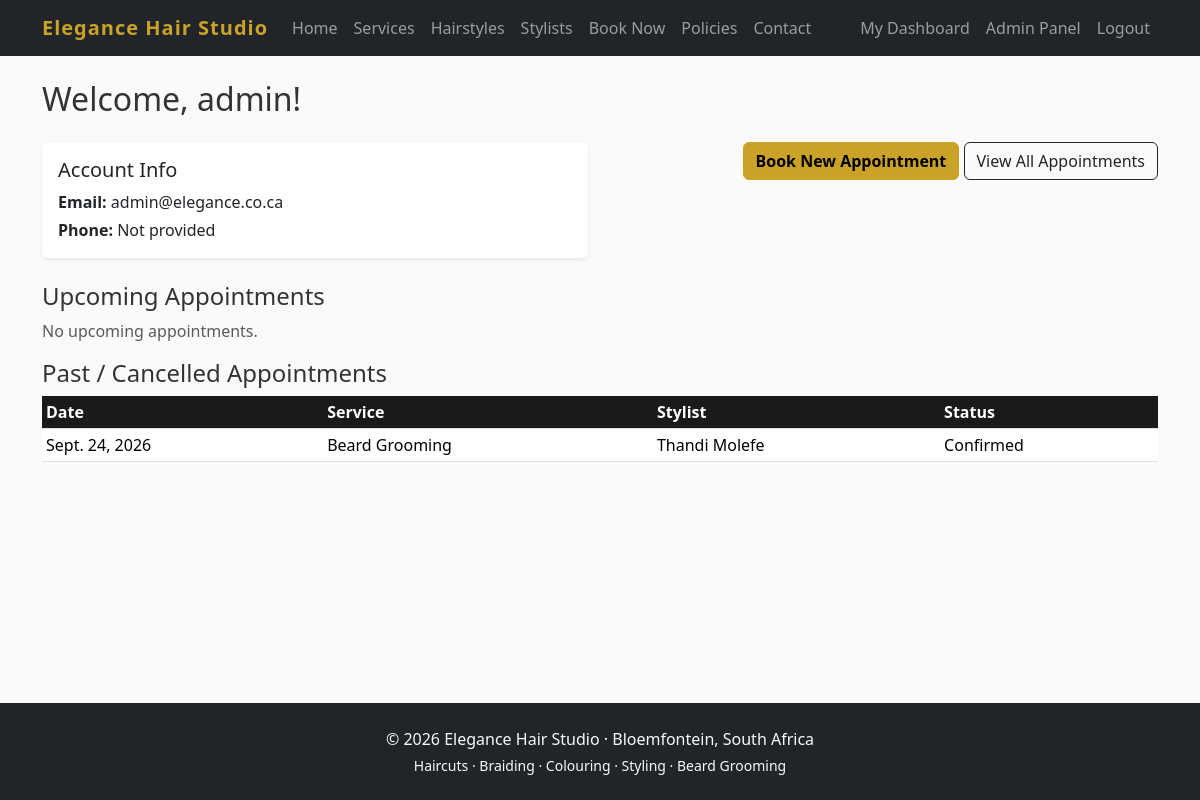
Page /dashboard/customer/ (signed in) on the committed database.
### accounts/models.py (models this page shows, shortened)
class Customer(AbstractUser):
    phone = models.CharField(max_length=20, blank=True)
    address = models.TextField(blank=True)

### bookings/models.py (models this page shows, shortened)
class Appointment(models.Model):
    STATUS_CHOICES = [
        ('pending', 'Pending'),
        ('confirmed', 'Confirmed'),
        ('cancelled', 'Cancelled'),
        ('completed', 'Completed'),
    ]
    customer = models.ForeignKey(settings.AUTH_USER_MODEL, on_delete=models.CASCADE, related_name='appointments')
    service = models.ForeignKey(Service, on_delete=models.PROTECT)
    stylist = models.ForeignKey(Stylist, on_delete=models.PROTECT)
    date = models.DateField()
    start_time = models.TimeField()
    end_time = models.TimeField()
    special_requests = models.TextField(blank=True)
    status = models.CharField(max_length=20, choices=STATUS_CHOICES, default='pending')
    created_at = models.DateTimeField(auto_now_add=True)
    updated_at = models.DateTimeField(auto_now=True)
    class Meta:
        ordering = ['-date', '-start_time']
        indexes = [models.Index(fields=['stylist', 'date', 'start_time'])]

### services/models.py (models this page shows, shortened)
class Service(models.Model):
    name = models.CharField(max_length=100)
    description = models.TextField(blank=True)
    price = models.DecimalField(max_digits=8, decimal_places=2)
    duration_minutes = models.PositiveIntegerField(help_text="Duration in minutes")
    is_active = models.BooleanField(default=True)
    created_at = models.DateTimeField(auto_now_add=True)
    class Meta:
        ordering = ['name']

### stylists/models.py (models this page shows, shortened)
class Stylist(models.Model):
    ROLE_CHOICES = [
        ('senior', 'Senior Stylist'),
        ('colour', 'Colour Specialist'),
        ('junior', 'Junior Stylist'),
        ('barber', 'Barber / Beard Specialist'),
    ]
    name = models.CharField(max_length=100)
    role = models.CharField(max_length=20, choices=ROLE_CHOICES, default='senior')
    bio = models.TextField(blank=True)
    is_active = models.BooleanField(default=True)
    photo = models.ImageField(upload_to='stylists/', blank=True, null=True)

### dashboard/views.py (the view)
# urls.py: path('customer/', views.customer_dashboard, name='customer'),
@login_required
def customer_dashboard(request):
    upcoming = request.user.appointments.filter(
        date__gte=date.today(),
        status__in=['pending', 'confirmed']
    )
    past = request.user.appointments.exclude(
        date__gte=date.today(),
        status__in=['pending', 'confirmed']
    )
    return render(request, 'dashboard/customer.html', {
        'upcoming': upcoming,
        'past': past,
    })

### templates/dashboard/customer.html (shortened to what this page needs)
{% extends 'base.html' %}
{% block content %}
<h2 class="mb-4">Welcome, {{ user.first_name|default:user.username }}!</h2>
<div class="row mb-4">
    <div class="col-md-6">
        <div class="card shadow-sm">
            <div class="card-body">
                <h5>Account Info</h5>
                <p class="mb-1"><strong>Email:</strong> {{ user.email }}</p>
                <p class="mb-0"><strong>Phone:</strong> {{ user.phone|default:"Not provided" }}</p>
            </div>
        </div>
    </div>
    <div class="col-md-6 text-end">
        <a href="{% url 'bookings:book' %}" class="btn btn-warning">Book New Appointment</a>
        <a href="{% url 'bookings:my_appointments' %}" class="btn btn-outline-dark">View All Appointments</a>
    </div>
</div>
<h4>Upcoming Appointments</h4>
{% if upcoming %}
<div class="table-responsive mb-5">
    <table class="table table-bordered">
        <thead><tr><th>Date</th><th>Time</th><th>Service</th><th>Stylist</th><th>Status</th></tr></thead>
        <tbody>
            {% for a in upcoming %}
            <tr>
                <td>{{ a.date }}</td>
                <td>{{ a.start_time }}</td>
                <td>{{ a.service.name }}</td>
                <td>{{ a.stylist.name }}</td>
                <td>{{ a.get_status_display }}</td>
            </tr>
            {% endfor %}
        </tbody>
    </table>
</div>
{% else %}
<p class="text-muted">No upcoming appointments.</p>
{% endif %}
<h4>Past / Cancelled Appointments</h4>
{% if past %}
<div class="table-responsive">
    <table class="table table-sm">
        <thead><tr><th>Date</th><th>Service</th><th>Stylist</th><th>Status</th></tr></thead>
        <tbody>
            {% for a in past %}
            <tr>
                <td>{{ a.date }}</td>
                <td>{{ a.service.name }}</td>
                <td>{{ a.stylist.name }}</td>
                <td>{{ a.get_status_display }}</td>
            </tr>
            {% endfor %}
        </tbody>
    </table>
</div>
{% else %}
<p class="text-muted">No past appointments.</p>
{% endif %}
{% endblock %}

### static/css/style.css (style rules this page uses)
:root { --gold: #c9a227; --dark: #1a1a1a; --cream: #f8f1e3; }
body { font-family: 'Segoe UI', system-ui, sans-serif; background-color: #fafafa; color: #333; }
.card { border: none; transition: transform 0.2s; }
.btn-warning { background-color: var(--gold); border-color: var(--gold); color: #000; font-weight: 600; }
.table th { background-color: var(--dark); color: white; }

### rows in the picture
Customer: first_name "admin", email "admin@elegance.co.ca", phone "Not provided"
Appointment: date "Sept. 24, 2026", service.name "Beard Grooming", stylist.name "Thandi Molefe", status "Confirmed"
